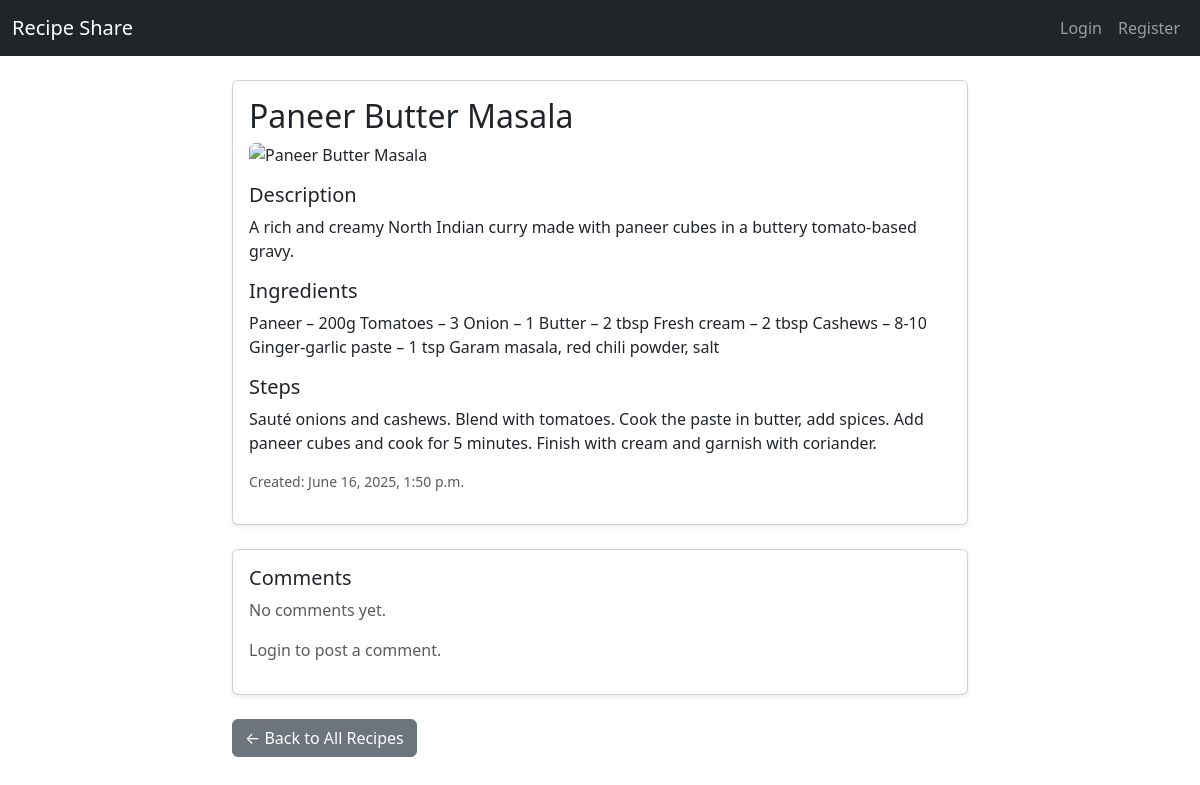
Screenshot of /recipes/16/ with the database file from the repository.
### recipes/models.py (models this page shows, shortened)
class Recipe(models.Model):
    title = models.CharField(max_length=100)
    description = models.TextField()
    ingredients = models.TextField()
    steps = models.TextField()
    image = CloudinaryField('image', blank=True, null=True)
    likes = models.ManyToManyField(User, related_name='liked_recipes', blank=True)
    user = models.ForeignKey(User, on_delete=models.CASCADE, related_name='recipes', null=True, blank=True)
    author = models.ForeignKey(User, on_delete=models.CASCADE)
    created_at = models.DateTimeField(auto_now_add=True)

### recipes/views.py (the view)
# urls.py: path('recipes/<int:pk>/', views.recipe_detail, name='recipe-detail'),
def recipe_detail(request, pk):
    recipe = get_object_or_404(Recipe, pk=pk)
    comments = recipe.comments.all().order_by('-created_at')
    if request.method == 'POST':
        form = CommentForm(request.POST)
        if form.is_valid():
            new_comment = form.save(commit=False)
            new_comment.recipe = recipe
            new_comment.user = request.user
            new_comment.save()
            return redirect('recipe-detail', pk=pk)
    else:
        form = CommentForm()
    return render(request, 'recipes/recipe_detail.html', {
        'recipe': recipe,
        'form': form,
        'comments': comments,
    })

### recipes/templates/recipes/recipe_detail.html (shortened to what this page needs)
{% extends 'recipes/base.html' %}
{% block content %}
  <div class="row">
    <div class="col-md-8 offset-md-2">
      <div class="card shadow-sm mb-4">
        <div class="card-body">
          <h2 class="card-title">{{ recipe.title }}</h2>
          {% if recipe.image %}
            <img src="{{ recipe.image.url }}" class="img-fluid mb-3 rounded" alt="{{ recipe.title }}">
          {% endif %}
          <h5>Description</h5>
          <p>{{ recipe.description }}</p>
          <h5>Ingredients</h5>
          <p>{{ recipe.ingredients }}</p>
          <h5>Steps</h5>
          <p>{{ recipe.steps }}</p>
          <p class="text-muted small">Created: {{ recipe.created_at }}</p>
        </div>
      </div>
      <div class="card shadow-sm mb-4">
        <div class="card-body">
          <h5 class="card-title">Comments</h5>
          {% for comment in comments %}
            <div class="mb-2 border-bottom pb-2">
              <strong>{{ comment.user.username }}</strong>
              <p class="mb-1">{{ comment.text }}</p>
              <small class="text-muted">{{ comment.created_at }}</small>
              {% if user == comment.user or user.is_superuser %}
                <form method="POST" action="{% url 'delete-comment' comment.pk %}" class="mt-1">
                  {% csrf_token %}
                  <button type="submit" class="btn btn-sm btn-outline-danger">Delete</button>
                </form>
              {% endif %}
            </div>
          {% empty %}
            <p class="text-muted">No comments yet.</p>
          {% endfor %}
          {% if user.is_authenticated %}
            <form method="POST" class="mt-3">
              {% csrf_token %}
              {{ form.text }}
              <button type="submit" class="btn btn-sm btn-primary mt-2">Add Comment</button>
            </form>
          {% else %}
            <p class="text-muted">Login to post a comment.</p>
          {% endif %}
        </div>
      </div>
      <a href="{% url 'recipe-list' %}" class="btn btn-secondary">← Back to All Recipes</a>
    </div>
  </div>
{% endblock %}

### rows the page displays
Recipe: title "Paneer Butter Masala", description "A rich and creamy North Indian curry made with paneer cubes in a buttery tomato-based gravy.", ingredients "Paneer – 200g Tomatoes – 3 Onion – 1 Butter – 2 tbsp Fresh cream – 2 tbsp Cashews – 8-10 Ginger-garlic paste – 1 tsp Garam masala, red chili powder, salt", steps "Sauté onions and cashews. Blend with tomatoes. Cook the paste in butter, add spices. Add paneer cubes and cook for 5 minutes. Finish with cream and garnish with coriander.", created_at "June 16, 2025, 1:50 p.m."
